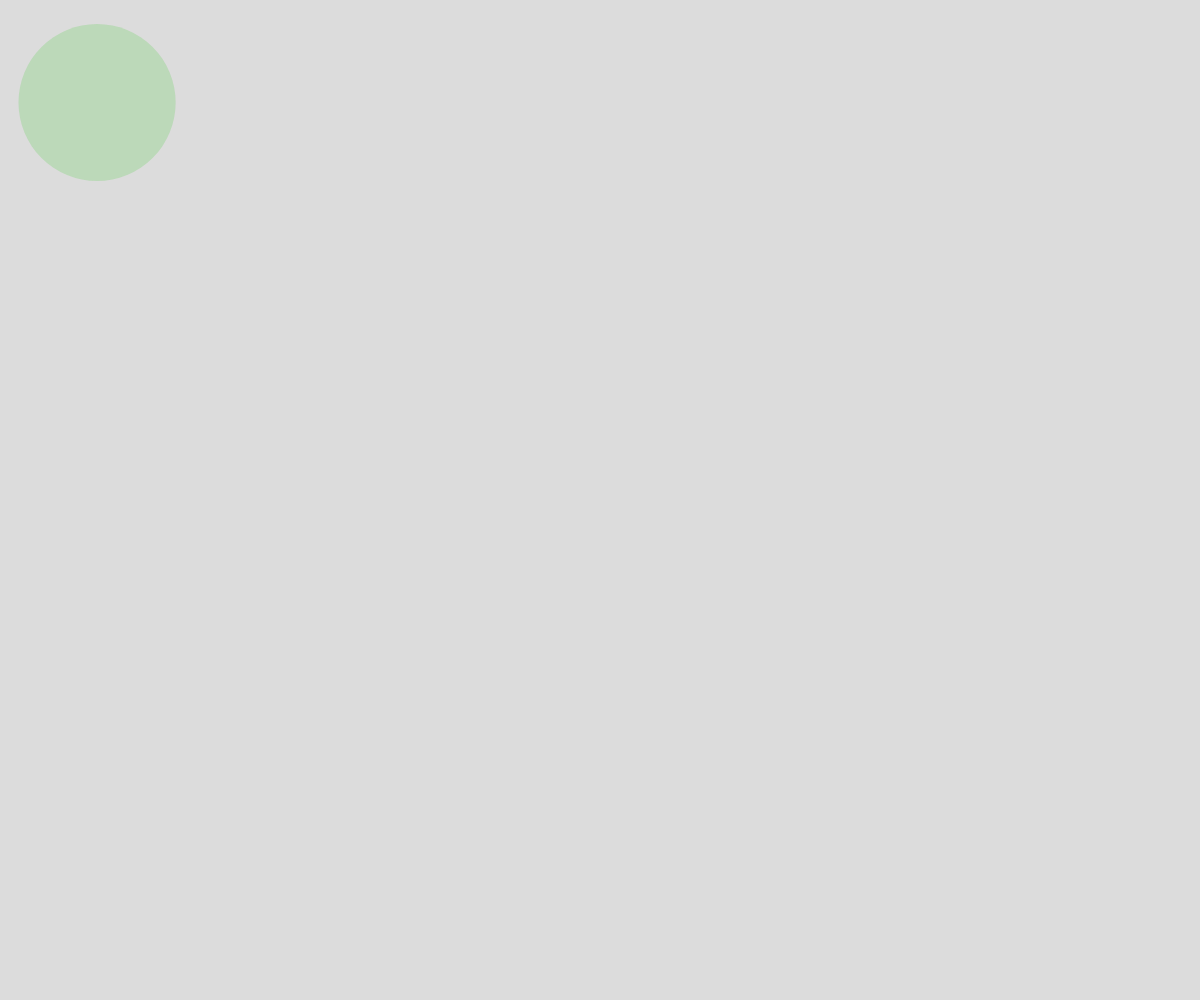
Frame 1 (no input)
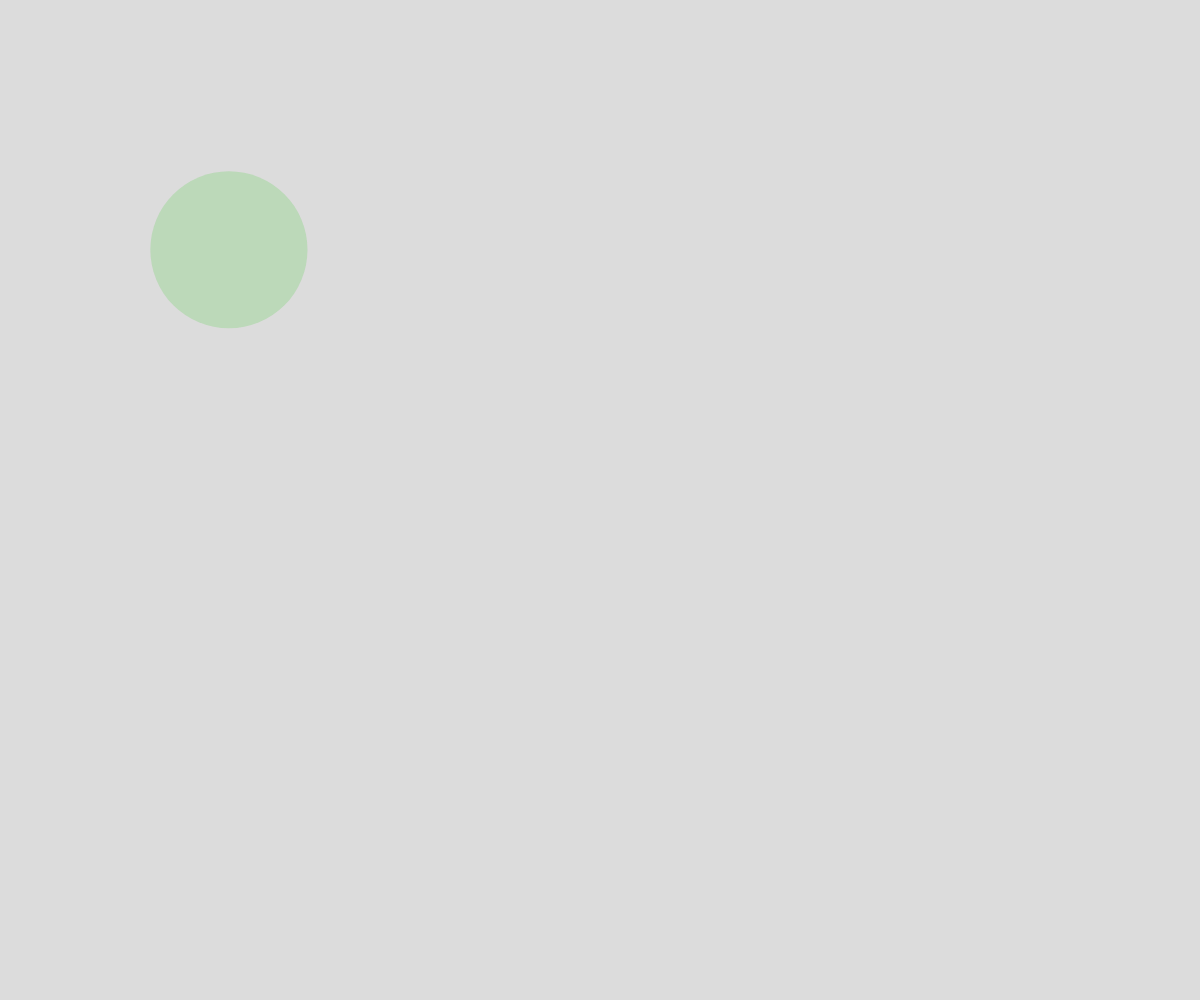
Frame 60 (no input)
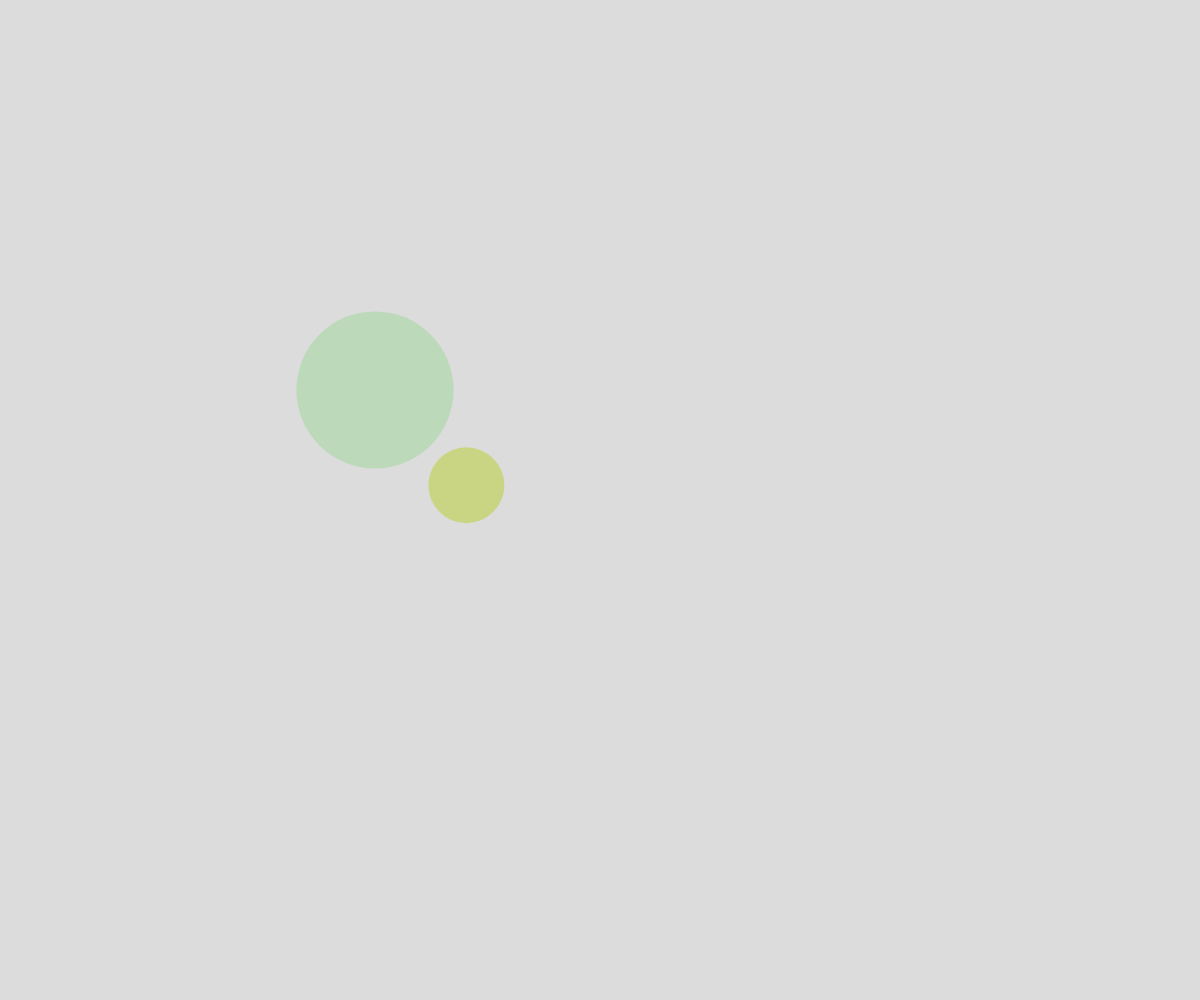
Frame 120 (the mouse pressed at the canvas centre since frame 60)

The p5.js sketch that drew these frames (run headless with seeded random() and noise() and a simulated clock; from frame 60 on, the mouse is pressed at the canvas centre):

// p5.js sketch
// ── sketch.js
// Bouncing Balls
// Your Name
// Date
//
// Extra for Experts:
// - describe what you did to take this project "above and beyond"

let theCircles = [];

function setup() {
  createCanvas(windowWidth, windowHeight);
  theCircles.push(spawnBall(100, 100));
}

function draw() {
  background(220);

  //move
  for (let i=0; i<theCircles.length; i++) {
    theCircles[i].x += theCircles[i].dx;
    theCircles[i].y += theCircles[i].dy;
    //collision check
    for(let j=0; j < theCircles.length; j++){
      if (i !== j) { // dont check if hitting self 
        if (isColliding(theCircles[i], theCircles[j])){
          let tempDx = theCircles[i].dx;
          let tempDy = theCircles[i].dy;
          theCircles[i].dx *= theCircles[i].dy *= -1;
          theCircles[i].dy *= theCircles[i].dx *= -1;

          theCircles[j].dx *= tempDx;
          theCircles[j].dy *= tempDy;
        }
      }
    }

    //left-right edges
    if (theCircles[i].x + theCircles[i].radius > width ||
       theCircles[i].x - theCircles[i].radius < 0) {
      theCircles[i].dx *= -1;
    }

    //top-bottom edges
    if (theCircles[i].y + theCircles[i].radius > height || 
      theCircles[i].y - theCircles[i].radius < 0) {
      theCircles[i].dy *= -1;
    }
  }
  
  //display
  for (let thisCircle of theCircles) {
    fill(thisCircle.theColor);
    noStroke();
    circle(thisCircle.x, thisCircle.y, thisCircle.radius*2);
  }
}

function isColliding(ball1, ball2){
  let distanceBetween = dist(ball1.x, ball1.y, ball2.x, ball2.y);
  let radiiSum = ball1.radius + ball2.radius;
  if(distanceBetween > radiiSum) {
    return false;
  }
  else {
    return true;
  }

}

function mousePressed() {
  theCircles.push(spawnBall(mouseX, mouseY));
}

function spawnBall(tempX, tempY) {
  let newBall = {
    x: tempX, 
    y: tempY,
    radius: random(25, 100),
    dx: random(-5, 5),
    dy: random(-5, 5),
    theColor: color(random(255), random(255), random(255), random(255))
  };
  return newBall;
}
